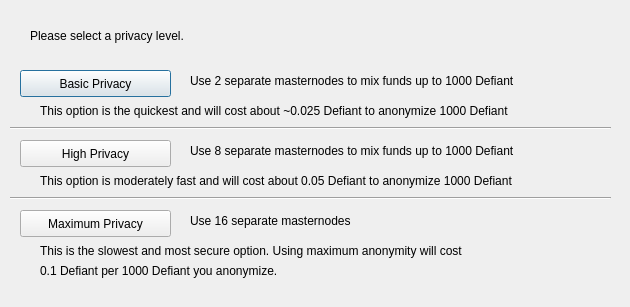
<?xml version="1.0" encoding="UTF-8"?>
<ui version="4.0">
 <class>DarksendConfig</class>
 <widget class="QDialog" name="DarksendConfig">
  <property name="geometry">
   <rect>
    <x>0</x>
    <y>0</y>
    <width>630</width>
    <height>307</height>
   </rect>
  </property>
  <property name="windowTitle">
   <string>Configure Darksend</string>
  </property>
  <widget class="QPushButton" name="buttonBasic">
   <property name="geometry">
    <rect>
     <x>20</x>
     <y>70</y>
     <width>151</width>
     <height>27</height>
    </rect>
   </property>
   <property name="text">
    <string>Basic Privacy</string>
   </property>
  </widget>
  <widget class="QPushButton" name="buttonHigh">
   <property name="geometry">
    <rect>
     <x>20</x>
     <y>140</y>
     <width>151</width>
     <height>27</height>
    </rect>
   </property>
   <property name="text">
    <string>High Privacy</string>
   </property>
  </widget>
  <widget class="QPushButton" name="buttonMax">
   <property name="geometry">
    <rect>
     <x>20</x>
     <y>210</y>
     <width>151</width>
     <height>27</height>
    </rect>
   </property>
   <property name="text">
    <string>Maximum Privacy</string>
   </property>
  </widget>
  <widget class="QLabel" name="label">
   <property name="geometry">
    <rect>
     <x>30</x>
     <y>20</y>
     <width>571</width>
     <height>31</height>
    </rect>
   </property>
   <property name="text">
    <string>Please select a privacy level.</string>
   </property>
  </widget>
  <widget class="QLabel" name="label_2">
   <property name="geometry">
    <rect>
     <x>190</x>
     <y>70</y>
     <width>421</width>
     <height>21</height>
    </rect>
   </property>
   <property name="text">
    <string>Use 2 separate masternodes to mix funds up to 1000 Defiant</string>
   </property>
  </widget>
  <widget class="QLabel" name="label_3">
   <property name="geometry">
    <rect>
     <x>190</x>
     <y>140</y>
     <width>411</width>
     <height>21</height>
    </rect>
   </property>
   <property name="text">
    <string>Use 8 separate masternodes to mix funds up to 1000 Defiant</string>
   </property>
  </widget>
  <widget class="QLabel" name="label_4">
   <property name="geometry">
    <rect>
     <x>190</x>
     <y>210</y>
     <width>421</width>
     <height>21</height>
    </rect>
   </property>
   <property name="text">
    <string>Use 16 separate masternodes</string>
   </property>
  </widget>
  <widget class="QLabel" name="label_6">
   <property name="geometry">
    <rect>
     <x>40</x>
     <y>100</y>
     <width>561</width>
     <height>21</height>
    </rect>
   </property>
   <property name="text">
    <string>This option is the quickest and will cost about ~0.025 Defiant to anonymize 1000 Defiant</string>
   </property>
  </widget>
  <widget class="QLabel" name="label_7">
   <property name="geometry">
    <rect>
     <x>40</x>
     <y>170</y>
     <width>561</width>
     <height>21</height>
    </rect>
   </property>
   <property name="text">
    <string>This option is moderately fast and will cost about 0.05 Defiant to anonymize 1000 Defiant</string>
   </property>
  </widget>
  <widget class="QLabel" name="label_8">
   <property name="geometry">
    <rect>
     <x>40</x>
     <y>240</y>
     <width>561</width>
     <height>21</height>
    </rect>
   </property>
   <property name="text">
    <string>This is the slowest and most secure option. Using maximum anonymity will cost</string>
   </property>
  </widget>
  <widget class="QLabel" name="label_9">
   <property name="geometry">
    <rect>
     <x>40</x>
     <y>260</y>
     <width>561</width>
     <height>21</height>
    </rect>
   </property>
   <property name="text">
    <string>0.1 Defiant per 1000 Defiant you anonymize.</string>
   </property>
  </widget>
  <widget class="Line" name="line">
   <property name="geometry">
    <rect>
     <x>10</x>
     <y>120</y>
     <width>601</width>
     <height>16</height>
    </rect>
   </property>
   <property name="orientation">
    <enum>Qt::Horizontal</enum>
   </property>
  </widget>
  <widget class="Line" name="line_2">
   <property name="geometry">
    <rect>
     <x>10</x>
     <y>190</y>
     <width>601</width>
     <height>16</height>
    </rect>
   </property>
   <property name="orientation">
    <enum>Qt::Horizontal</enum>
   </property>
  </widget>
 </widget>
 <resources/>
 <connections/>
</ui>
